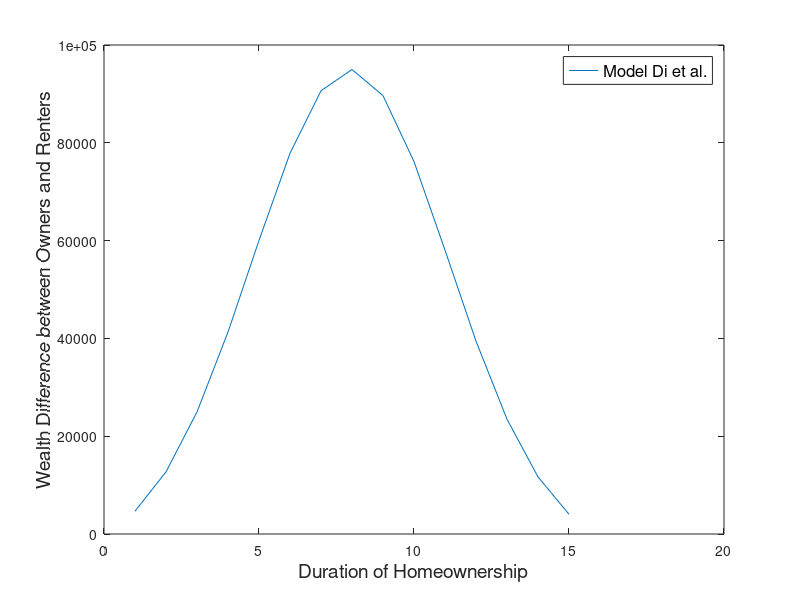
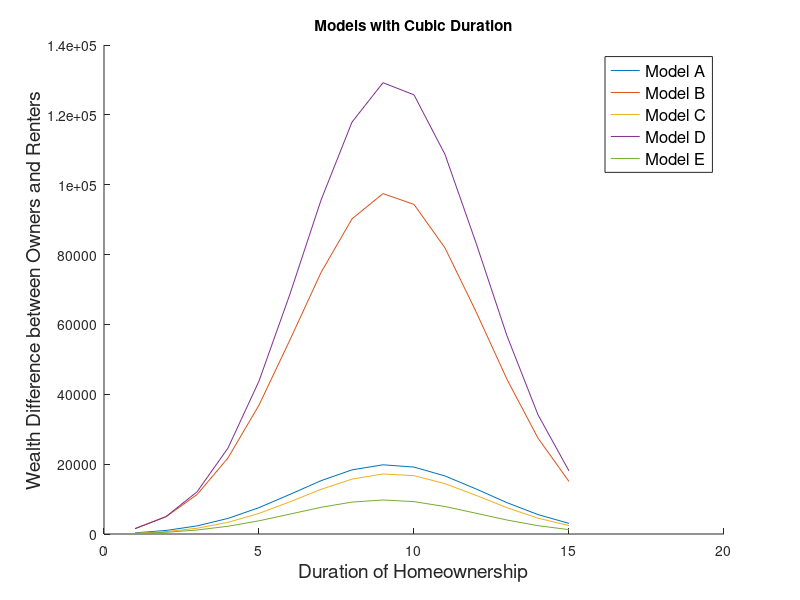
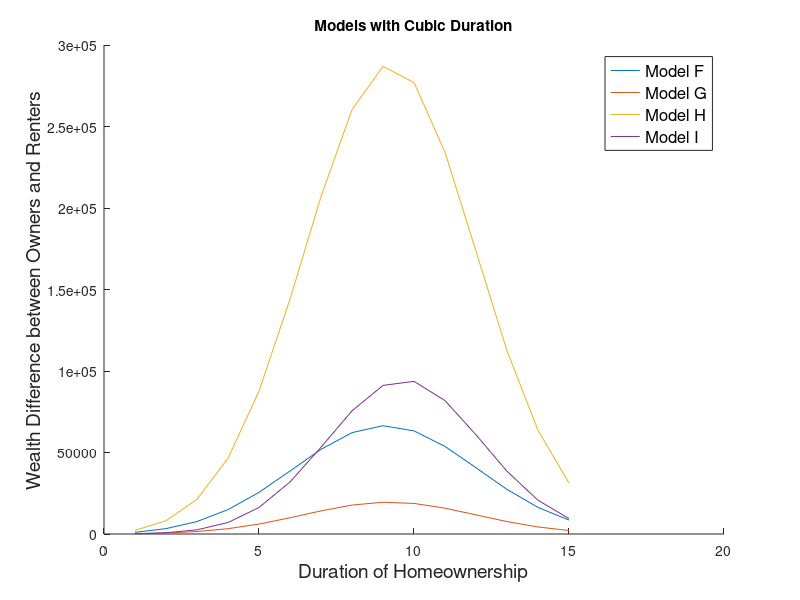
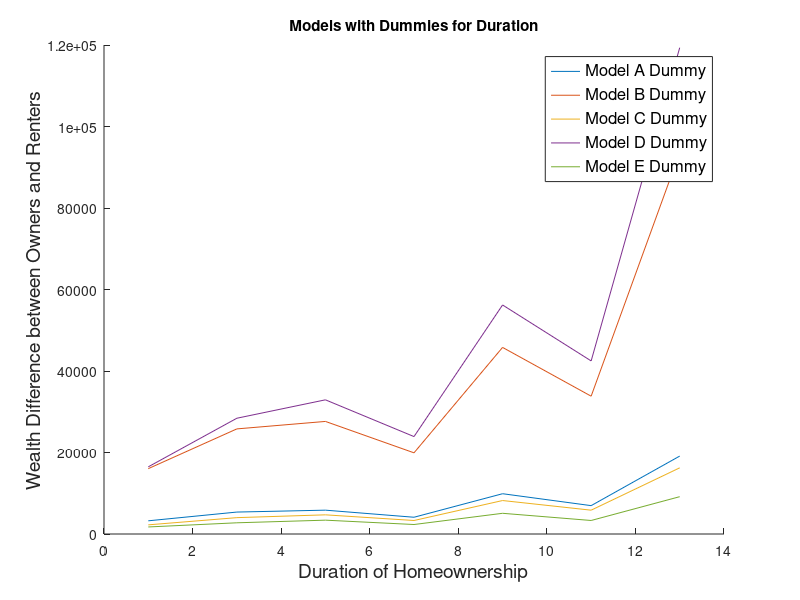

MATLAB code for these plots, in order: (Note: this script raises an error after producing the figures.)
% NOTE: HH_partially_present
%% REGRESSUION RESULTS FOR NET WEALTH
dur         = 1:1:15;
dummy_dur   = 1:2:15;

%% Di et al. MODELs on our sample (1999-2015)
%  LogW = alpha + beta_h * H + beta_sh * SH + beta_ht*TH+ beta_c * C

%% When we use dummies for duration  
%  LogW = alpha + beta_h * H + beta_sh * SH + beta_c * C + Gamma * D
%  where beta_h = 0, beta_sh =0, gamma is the coeff for each dur dummies 

%% OUR MODELS
% Model A - control for initial wealth, income, & other controls
% Model B - control for initial wealth quartiles, income, & other controls
% Model C - control for initial wealth, NOT income, & others
% Model D - control for initial wealth quartiles, NOT income, & others
% Model E - control for initial wealth, income, & NOT other controls
% Model F - control for initial wealth quartiles, income, & NOT other controls
% Model G - control for initial wealth, NOT income, & NOT others
% Model H - control for initial wealth quartiles, NOT income, & NOT others
% Model I - control for none


%% COEFFICIENTS FROM THEIR ESTIMATION 
alpha   = [-8.729          % MODEL A
           -8.164          % MODEL A Dummy
           -9.170          % MODEL B
           -8.558          % MODEL B Dummy 
            3.018          % MODEL C
            2.866          % MODEL C Dummy 
            3.077          % MODEL D
            2.915          % MODEL D Dummy 
          -10.330          % MODEL E
           -9.791          % MODEL E Dummy
          -10.960          % MODEL F
          -10.360          % MODEL F Dummy 
            2.951          % MODEL G
            2.633          % MODEL G Dummy 
            2.959          % MODEL H
            2.631          % MODEL H Dummy
            5.469          % MODEL I
            5.006          % MODEL I Dummy
           -8.5778];       % Di Belseky Liu (model B)
       
beta_h  = [0.993           % MODEL A
           0               % MODEL A Dummy
           0.996           % MODEL B
           0               % MODEL B Dummy 
           1.083           % MODEL C
           0               % MODEL C Dummy 
           1.092           % MODEL D
           0               % MODEL D Dummy 
           1.024           % MODEL E
           0               % MODEL E Dummy
           1.029           % MODEL F
           0               % MODEL F Dummy 
           1.201           % MODEL G
           0               % MODEL G Dummy 
           1.217           % MODEL H
           0               % MODEL H Dummy
           1.560           % MODEL I
           0               % MODEL I Dummy
           0.79478];       % Di Belseky Liu (model B)  
       
beta_hs = [-0.0540         % MODEL A
            0              % MODEL A Dummy
           -0.0541         % MODEL B
            0              % MODEL B Dummy 
           -0.0585         % MODEL C
            0              % MODEL C Dummy 
           -0.0589         % MODEL D
            0              % MODEL D Dummy 
           -0.0565         % MODEL E
            0              % MODEL E Dummy
           -0.0567         % MODEL F
            0              % MODEL F Dummy 
           -0.0652         % MODEL G
            0              % MODEL G Dummy 
           -0.0659         % MODEL H
            0              % MODEL H Dummy
           -0.0807         % MODEL I
            0              % MODEL I Dummy
           -0.0500];       % Di Belseky Liu (model B)
        
beta_ht = [0               % MODEL A
           0               % MODEL A Dummy
           0               % MODEL B
           0               % MODEL B Dummy 
           0               % MODEL C
           0               % MODEL C Dummy 
           0               % MODEL D
           0               % MODEL D Dummy 
           0               % MODEL E
           0               % MODEL E Dummy
           0               % MODEL F
           0               % MODEL F Dummy 
           0               % MODEL G
           0               % MODEL G Dummy 
           0               % MODEL H
           0               % MODEL H Dummy
           0               % MODEL I
           0               % MODEL I Dummy
           0];             % Di Belseky Liu (model B)
        
%           D1     D3      D5      D7      D9      D11      D13      D15           
Gamma   = [ 0      0       0       0       0       0        0        0     % MODEL A
            3.185  3.677   3.758   3.415   4.273   3.928    4.926    3.959 % MODEL A Dummy
            0      0       0       0       0       0        0        0     % MODEL B
            3.230  3.690   3.757   3.439   4.253   3.955    4.961    3.969 % MODEL B Dummy
            0      0       0       0       0       0        0        0     % MODEL C
            3.387  3.953   4.109   3.765  4.659    4.323    5.336    4.400 % MODEL C Dummy
            0      0       0       0       0       0        0        0     % MODEL D
            3.452  3.983   4.128   3.814   4.656   4.379    5.404    4.437 % MODEL D Dummy
            0      0       0       0       0       0        0        0     % MODEL E
            3.231  3.681   3.887   3.519   4.283   3.864    4.866    3.953 % MODEL E Dummy
            0      0       0       0       0       0        0        0     % MODEL F
            3.284  3.694   3.894   3.554   4.255   3.897    4.909    3.967 % MODEL F Dummy
            0      0       0       0       0       0        0        0     % MODEL G
            3.553  4.229   4.556   4.197   5.051   4.604    5.672    4.835 % MODEL G Dummy
            0      0       0       0       0       0        0        0     % MODEL H
            3.643  4.277   4.602   4.280   5.054   4.688    5.772    4.898 % MODEL H Dummy
            0      0       0       0       0       0        0        0     % MODEL I
            4.186  5.483   5.977   5.692   6.668   6.536    7.608    7.194 % MODEL I Dummy
            0      0       0       0       0       0        0        0];   % Di Belseky Liu MODEL B         

        
         %------------------------------------------------------------------------------------------------------------------------------------------------------------------------------------------------------------------------------------
         %         |  DUMMY   |          |  DUMMY   |          |  DUMMY   |          |  DUMMY   |         |  DUMMY   |          |  DUMMY   |          |  DUMMY   |          |  DUMMY   |          |  DUMMY   |
         % MODEL A |  MODEL A |  MODEL B |  MODEL B |  MODEL C |  MODEL C |  MODEL D |  MODEL D | MODEL E |  MODEL E |  MODEL F |  MODEL F |  MODEL G |  MODEL G |  MODEL H |  MODEL H |  MODEL I |  MODEL I |  DBL MODEL B 
         %------------------------------------------------------------------------------------------------------------------------------------------------------------------------------------------------------------------------------------
beta_c  = [ 1.175     1.104      1.224      1.147      0         0            0          0          1.310     1.227      1.371      1.282      0         0          0          0          0          0          1.40880     ;...   % Average annual income 1999-2015 (log)    
            0.299     0.292      0          0          0.377     0.365        0          0          0.370     0.364      0          0          0.493     0.478      0          0          0          0          0           ;...   % Net wealth 1999 (log)
            0         0          0          0          0         0            0          0          0         0          0          0          0         0          0          0          0          0          0.23708     ;...   % Savings tendency between 1984 and 1994
            8.99e-09  8.92e-08   5.81e-08   1.46e-07   5.06e-08  1.31e-07     1.14e-07   2.02e-07   0         0          0          0          0         0          0          0          0          0          1.2790e-05  ;...   % Total inheritance and settlement payment received between 1989 and 2001
            0         0          0          0          0         0            0          0          0         0          0          0          0         0          0          0          0          0          0.6572      ;...   % Ever selected itemizing deduction in tax filings between 1989 and 2001  
            0.642     0.602      0.635      0.595      0.919     0.860        0.925      0.864      0         0          0          0          0         0          0          0          0          0          0.40858     ;...   % High school
           -0.00565  -0.00367   -0.00450   -0.00239   -0.0102   -0.00787     -0.00901   -0.00649   -0.0143   -0.0126    -0.0132    -0.0114    -0.0194   -0.0173   -0.0182     -0.0159    -0.0358    -0.0327     0.01880     ;...   % Age of household head in 1999
            0         0          0          0          0         0            0          0          0         0          0          0          0         0          0          0          0          0          0.24488     ;...   % Percentage of time as a married couple hh
            0.103     0.107      0.101      0.105      0.0677    0.0735       0.0634     0.0691     0         0          0          0          0         0          0          0          0          0         -9.09e-05    ;...   % Change in the number of children in household, 1999-2015
            0         0          2.824      2.781      0         0            3.601      3.504      0         0          3.513      3.469      0         0          4.785      4.644      0          0          0           ;...   % Being in top quart of wealth dist. in 1999
           -0.365    -0.491     -0.378     -0.503     -0.519    -0.643       -0.546     -0.667      0         0          0          0          0         0          0          0          0          0          0.10545     ;...   % South
            0.291     0.185      0.295      0.189      0.0642   -0.0333       0.0565    -0.0402     0         0          0          0          0         0          0          0          0          0          0.17547     ]';    % Metro in our case // Other metro
           

[height_beta_c, width_beta_c] = size(beta_c);  

%% INDEPENDENT VARIABLES 
% fix variables:
%   1. continuous variables: at their sample means
%   2. categorical variables: estimates of the groups with the highest incidence   
%      (white, HS grad, South, Not in Large, Other Metro, Used itemized
%      dedeuction, top wealth quartile, not divorced)

           % OURS           % DI ETAL
C =       [  10.55           10.40096      % Average annual income 1999-2001 (log)    
              4.550           6.223710     % Net wealth 1999 (log)
              0              -0.01526      % Savings tendency between 1984 and 1994
           9933            5646.987        % Total inheritance and settlement payment received between 1999 and 2015
              0               1            % Ever selected itemizing deduction in tax filings between 199 and 2015  
              1               1            % High school
             43.33           39.77445      % Age of household head in 1999
              0               0.443339     % Percentage of time as a married couple hh
             -0.0914          0.124606     % Change in the number of children in household, 1999-2001
              1               0            % Being in top quart of wealth dist. in 1999
              1               1            % Region: South
              1               1       ];   % Other metro
       
[height_C, width_C] = size(C); 
       
 beta_c_times_C      = [beta_c(1:end-1,:)*C(:,1)
                        beta_c(end,:)*C(:,2)];
%% DEPENDENT VARIABLES FOR OWNERS and RENTERS
LogW              = nan(height_beta_c, length(dur));
wealth            = nan(height_beta_c, length(dur));
LogW_rent         = nan(height_beta_c, length(dur));
wealth_rent       = nan(height_beta_c, length(dur));
Wealth_Difference = nan(height_beta_c, length(dur));
d = length(dummy_dur);
for i=1:1:height_beta_c % # of models
  if i==2 || i==4 || i==6 || i==8 || i==10 || i==12 || i==14 || i==16         % Models where years owning is dummy
     LogW(i,1:d)            = (alpha(i)+beta_c_times_C(i))*ones(size(dummy_dur)) +  ones(size(dummy_dur)).*Gamma(i, :);
     LogW_rent(i,1:d)       = (alpha(i)+beta_c_times_C(i))*ones(size(dummy_dur));
  else    
     LogW(i,:)              = (alpha(i)+beta_c_times_C(i))*ones(size(dur)) +  beta_h(i) * dur + beta_hs(i) * dur.^2 + beta_ht(i) * dur.^3;
     LogW_rent(i,:)         = (alpha(i)+beta_c_times_C(i))*ones(size(dur));
  end
     wealth(i,:)            = exp(LogW(i,:));
     wealth_rent(i,:)       = exp(LogW_rent(i,:));
     Wealth_Difference(i,:) = wealth(i,:)-wealth_rent(i,:);
end

figure(1)
plot(dur,Wealth_Difference(end,:))
hleg=legend('Model Di et al.');
set(hleg,'Location','northeast','FontSize',12);
ylabel('Wealth Difference between Owners and Renters','FontSize',14)
xlabel('Duration of Homeownership','FontSize',14)

% MODELS A-D
figure(2)
hold on
for i=1:2:(height_beta_c-1)/2  % 1-9
plot(dur,Wealth_Difference(i,:))
end
hleg=legend('Model A','Model B','Model C','Model D','Model E');
set(hleg,'Location','northeast','FontSize',12);
ylabel('Wealth Difference between Owners and Renters','FontSize',14)
xlabel('Duration of Homeownership','FontSize',14)
title("Models with Cubic Duration")

% MODELS E-H
figure(3)
hold on
for i=11:2:17 
plot(dur,Wealth_Difference(i,:))
end
hleg=legend('Model F','Model G','Model H', 'Model I');
set(hleg,'Location','northeast','FontSize',12);
ylabel('Wealth Difference between Owners and Renters','FontSize',14)
xlabel('Duration of Homeownership','FontSize',14)
title("Models with Cubic Duration")

figure(4)
hold on
for i=2:2:10
plot(dummy_dur(1:d-1),Wealth_Difference(i,1:d-1))
end
hleg=legend('Model A Dummy','Model B Dummy', 'Model C Dummy','Model D Dummy','Model E Dummy');
set(hleg,'Location','northeast','FontSize',12);
ylabel('Wealth Difference between Owners and Renters','FontSize',14)
xlabel('Duration of Homeownership','FontSize',14)
title("Models with Dummies for Duration")

figure(5)
hold on
for i=12:2:18
plot(dummy_dur(1:d-1),Wealth_Difference(i,1:d-1))
end
hleg=legend('Model E Dummy','Model F Dummy', 'Model G Dummy','Model H Dummy');
set(hleg,'Location','northeast','FontSize',12);
ylabel('Wealth Difference between Owners and Renters','FontSize',14)
xlabel('Duration of Homeownership','FontSize',14)
title("Models with Dummies for Duration")

% To Excel 
diff_ = length(dur) - length(dummy_dur);
tt = table(dur', [dummy_dur'; zeros(diff_,1)], Wealth_Difference(1,:)',  Wealth_Difference(2,:)' , Wealth_Difference(3,:)', Wealth_Difference(4,:)', Wealth_Difference(5,:)');
tt.Properties.VariableNames= {'Duration', 'Duration_Dummy', 'NW_Model_A', 'NW_Model_A_Dummy', 'NW_Model_B', 'NW_Model_B_Dummy','NW_Model_Di_et_al' };
writetable(tt,'Matlab_Results.xlsx','Sheet',1)